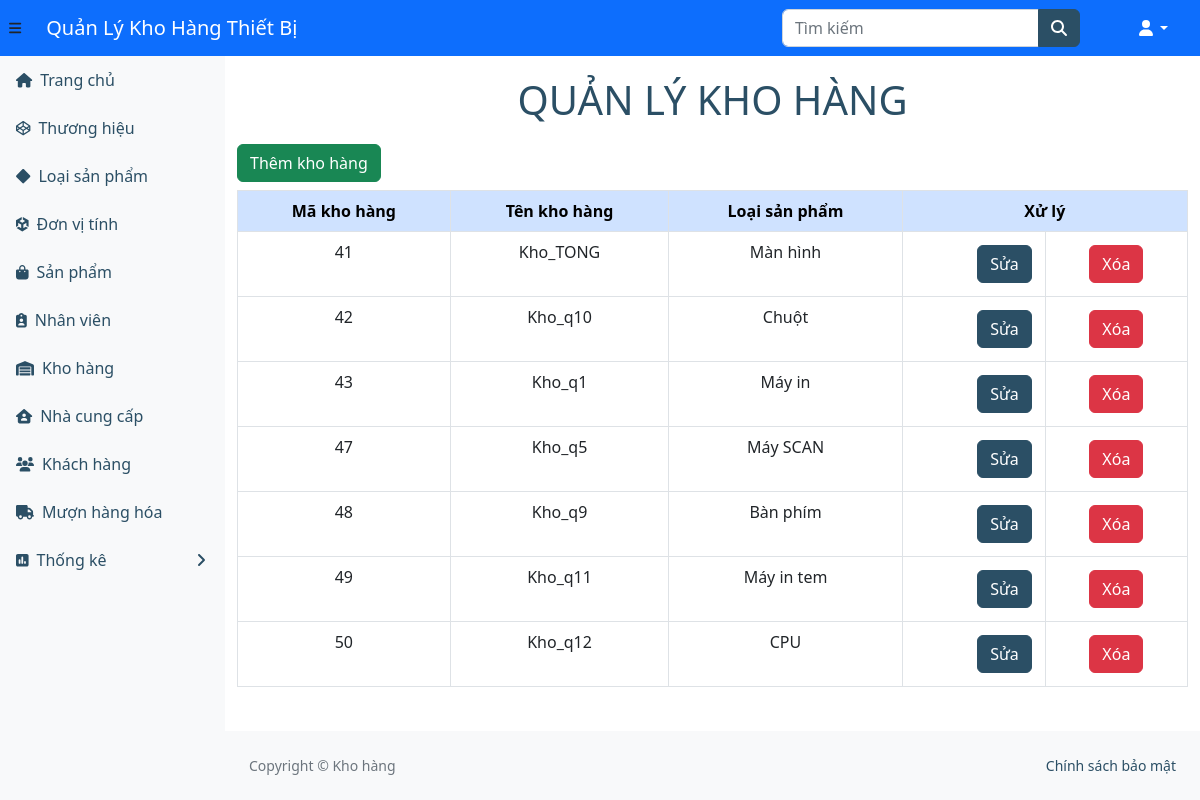
/ql-kho/khohang.php (signed in), run on the app's committed database.
### tables this page shows
CREATE TABLE `khohang` (
  `makho` int(11) NOT NULL,
  `tenkho` varchar(255) DEFAULT NULL,
  `loaisanpham` int(11) DEFAULT NULL
);

CREATE TABLE `loaisanpham` (
  `maloaisanpham` int(11) NOT NULL,
  `tenloaisanpham` varchar(255) DEFAULT NULL
);

### ql-kho/khohang.php (the view)
<?php
    include_once("header.php");
?>
    <h1 class = "tieudeform">Quản lý kho hàng</h1>
    <a class='btn btn-success mb-2' href='themkhohang.php'>Thêm kho hàng</a>
    <table class = "table table-hover ">
        <thead class="table-primary">
        <tr>
            <th>Mã kho hàng</th>
            <th>Tên kho hàng</th>
            <th>Loại sản phẩm</th>
            <th style="text-align:center"colspan="2">Xử lý</th>
        </tr>
        </thead>
        <?php
        $sql = "SELECT khohang.*, loaisanpham.tenloaisanpham
        FROM khohang
        JOIN loaisanpham ON khohang.loaisanpham = loaisanpham.maloaisanpham
        ORDER BY makho  ASC";
        $kq = $conn->query($sql) or die("Không thể xem ");
        while ($row = mysqli_fetch_array($kq)) {
            echo ("<tr>");
            $makho = $row["makho"];
            echo ("<td>" . $row["makho"] . "</td>");
            echo ("<td>" . $row["tenkho"] . "</td>");
            echo ("<td>" . $row["tenloaisanpham"] . "</td>");
            echo ("<td><a style='float:right;'class='btn btn-primary' href='suakhohang.php?mm=$makho'>Sửa</a></td>");
            echo ("<td>");
            ?>
            <a onclick = "return confirm('Bạn có thật sự muốn xoá không')" class="btn btn-danger" href="xoakhohang.php?mm=<?php echo $makho;?>">Xóa</a>
            <?php
            echo ("</td>");
            echo ("</tr>");
        }
        ?>
    </table><br>
<?php
    include("footer.php");
?>
</body>
</html>

### ql-kho/header.php (style rules this page uses)
h1.tieudeform { text-align: center; text-transform: uppercase; color: #2b4f65; margin: 20px; }
td, th { text-align: center; border: 1px solid #dee2e6; padding: 8px; }

### data on the page
khohang: makho "41", tenkho "Kho_TONG", loaisanpham.tenloaisanpham "Màn hình"
khohang: makho "42", tenkho "Kho_q10", loaisanpham.tenloaisanpham "Chuột"
khohang: makho "43", tenkho "Kho_q1", loaisanpham.tenloaisanpham "Máy in"
khohang: makho "47", tenkho "Kho_q5", loaisanpham.tenloaisanpham "Máy SCAN"
khohang: makho "48", tenkho "Kho_q9", loaisanpham.tenloaisanpham "Bàn phím"
khohang: makho "49", tenkho "Kho_q11", loaisanpham.tenloaisanpham "Máy in tem"
khohang: makho "50", tenkho "Kho_q12", loaisanpham.tenloaisanpham "CPU"
